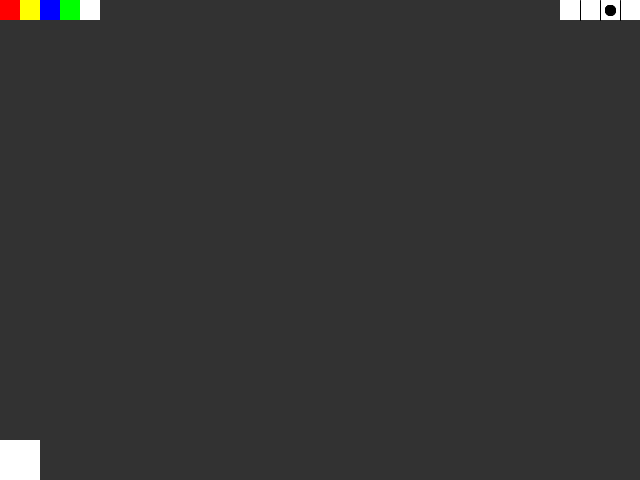
Frame 1 (no input)
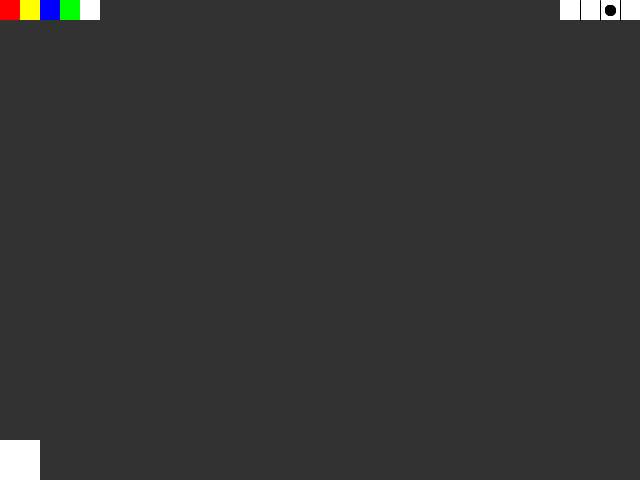
Frame 60 (the mouse pressed at the canvas centre just before this capture)
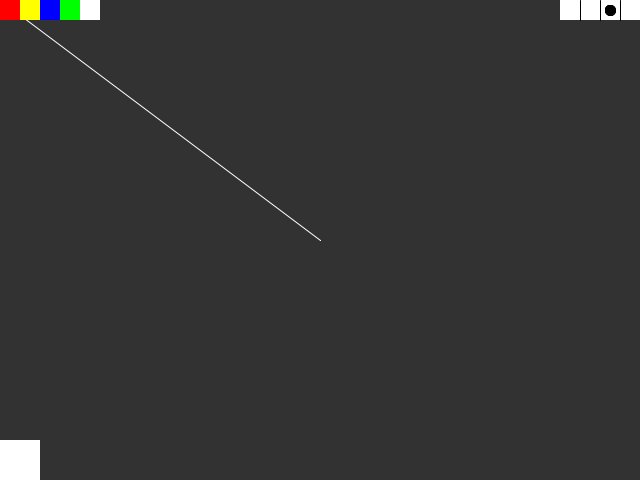
Frame 120 (the mouse held since frame 60 and released just before this capture)

The Processing sketch that drew these frames (run headless with seeded random() and noise(); from frame 60 on, the mouse is pressed at the canvas centre):

// Processing sketch: sketch_170314d_pde
// ── sketch_170314d_pde.pde
// first go at a drawing program



// ===== brush picker =====
boolean line_brush_B; // is the line brush picked
boolean ellipse_brush_B; // is the ellipse brush picked

// ===== colour picker =====
int red_val;
int green_val;
int blue_val;


// ========== setup
void setup() {
  size (640, 480);
  background(50);

  // set the colour to white
  red_val = 255;
  green_val = 255;
  blue_val = 255;
  
} // ===== close setup





void draw() {

  colour_palette(); // draw the colour palette
  colour_picker(); // pick the colour
  brush_palette(); // draw the brush palette

  stroke(red_val, green_val, blue_val);

  if (mousePressed == true)
  {
    line(pmouseX, pmouseY, mouseX, mouseY); // replace this with a brush function
    //ellipse(mouseX, mouseY, 1, 1);
  }
} // close draw




// ===== draw the colour pallete
void colour_palette() {
  noStroke();
  fill(255, 0, 0); // red
  rect(0, 0, 20, 20);
  fill(255, 255, 0); // yellow
  rect(20, 0, 20, 20); 
  fill(0, 0, 255); // blue
  rect(40, 0, 20, 20); 
  fill(0, 255, 0); // green
  rect(60, 0, 20, 20); 
  fill(255); // white
  rect(80, 0, 20, 20);
  fill(red_val, green_val, blue_val); // current selected colour
  rect(0, height-40, 40, 40);
} // ===== close colour_plette




// ========== pick the brush
void brush_palette() {
  noStroke();
  fill(255);
  rect(width-20, 0, 20, 20);
  rect(width-40, 0, 20, 20);
  rect(width-60, 0, 20, 20);
  rect(width-80, 0, 20, 20);
  stroke(0);
  line(width-20, 0, width-20, 20);
  line(width-40, 0, width-40, 20);
  line(width-60, 0, width-60, 20);
  fill(0);
  ellipse(width-30,10,10,10);
  ellipse(width-30,10,10,10);
  ellipse(width-30,10,10,10);
} // ===== close colour_picker






// ========== pick the colour
void colour_picker() {
  if (mouseX<100 & mouseY<20) { // if mouse is inside colour picker
    if (mouseX<20 & mousePressed == true) { // red
      red_val = 255;
      green_val = 0;
      blue_val = 0;
    } else if (mouseX<40 & mousePressed == true) { // yellow
      red_val = 255;
      green_val = 255;
      blue_val = 0;
    } else if (mouseX<60 & mousePressed == true) { // blue
      red_val = 0;
      green_val = 0;
      blue_val = 255;
    } else if (mouseX<80 & mousePressed == true) { // green
      red_val = 0;
      green_val = 255;
      blue_val = 0;
    } else if (mouseX<100  & mousePressed == true) { // white
      red_val = 255;
      green_val = 255;
      blue_val = 255;
    }
  } // ----- close if mouse is inside colour pcicker
} // ========== close colour_picker
